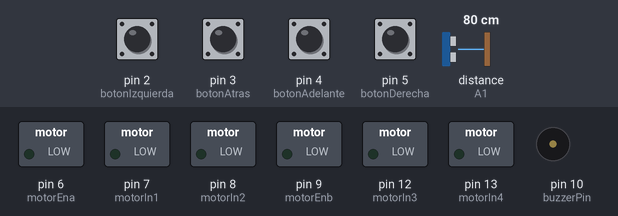
This sketch was run on a simulated Arduino Uno, built with avr-gcc and run on an emulated ATmega328P. Parts: switched loads named in the sketch (green lamp = pin HIGH), buzzer (waves = sounding). Wiring (inferred from the names in the program): ultrasonic range finder: trigger A0; echo A1. The test bench sets the inputs (shaded band); at power-on: pin 2 (botonIzquierda), pin 3 (botonAtras), pin 4 (botonAdelante), pin 5 (botonDerecha) LOW, distance to the obstacle (sensor on A1) 80 cm. The echo pulse lasts 58.3 µs per cm; pins used as bus, display or sensor lines are not drawn.

Above: at 1.2 s.
1.3 s: distance to the obstacle (sensor on A1) set to 56 cm
2.8 s: distance to the obstacle (sensor on A1) set to 47 cm
At 3.05 s:
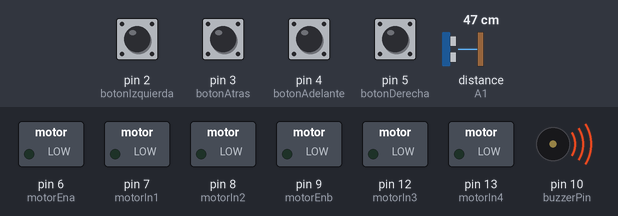
5.8 s: pin 2 (botonIzquierda) pulled HIGH for 0.15 s
At 5.88 s:
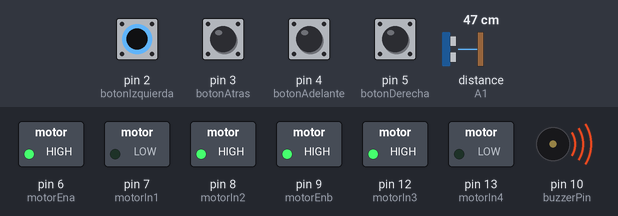
8.8 s: pin 3 (botonAtras) pulled HIGH for 0.15 s
At 9.59 s:
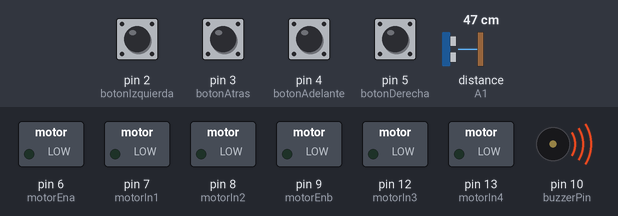
11.8 s: pin 4 (botonAdelante) pulled HIGH for 0.15 s
At 11.88 s:
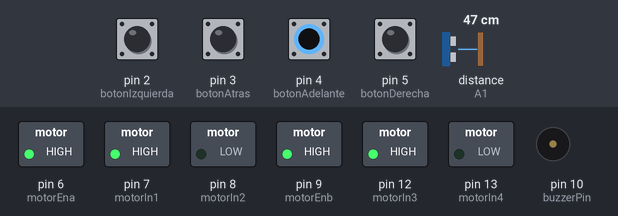
14.8 s: pin 5 (botonDerecha) pulled HIGH for 0.15 s
At 14.88 s:
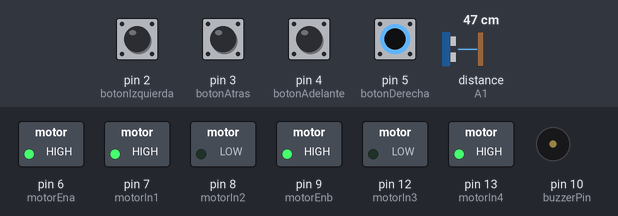
Timing chart, 0 to 18.8 s (numbered marks = the images above; inputs shaded):
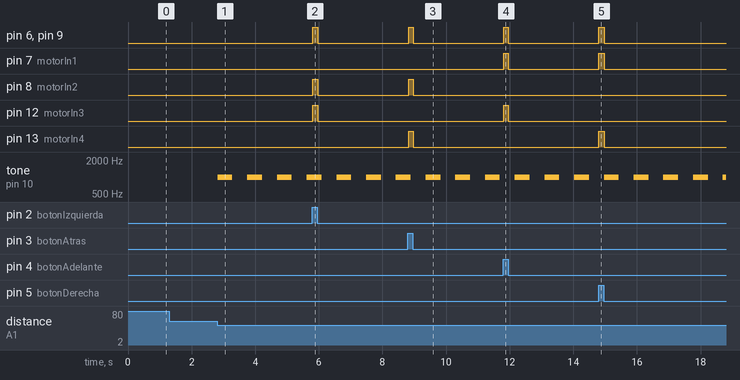

The sketch:

proyecto2_V2.ino
```cpp
// --- PINES DE LOS BOTONES ---
int botonIzquierda = 2;
int botonAtras = 3;
int botonAdelante = 4;
int botonDerecha = 5;

// --- MOTORES LADO IZQUIERDO (Canal 1) ---
int motorEna = 6; // Control de velocidad Izquierda (PWM)
int motorIn1 = 7; // Control de dirección Izquierda 1
int motorIn2 = 8; // Control de dirección Izquierda 2

// --- MOTORES LADO DERECHO (Canal 2) ---
int motorEnb = 9;  // Control de velocidad Derecha (PWM)
int motorIn3 = 12; // Control de dirección Derecha 1
int motorIn4 = 13; // Control de dirección Derecha 2

// --- PINES SENSOR ULTRASÓNICO Y BUZZER ---
const int buzzerPin = 10; // BUZZER
const int trigPin = A0;   // TRIG
const int echoPin = A1;   // ECHO

// Velocidad base de los motores (0 a 255)
int velocidad = 255;

// Variables para el control del buzzer
unsigned long tiempoAnteriorBuzzer = 0;
bool estadoBuzzer = false;

void setup() {
  pinMode(botonIzquierda, INPUT);
  pinMode(botonAtras, INPUT);
  pinMode(botonAdelante, INPUT);
  pinMode(botonDerecha, INPUT);

  pinMode(motorEna, OUTPUT);
  pinMode(motorIn1, OUTPUT);
  pinMode(motorIn2, OUTPUT);

  pinMode(motorEnb, OUTPUT);
  pinMode(motorIn3, OUTPUT);
  pinMode(motorIn4, OUTPUT);

  // Configurar pines del Sensor y Buzzer
  pinMode(trigPin, OUTPUT);
  pinMode(echoPin, INPUT);
  pinMode(buzzerPin, OUTPUT);

  // Iniciar con todos los motores y el buzzer apagados
  digitalWrite(motorIn1, LOW);
  digitalWrite(motorIn2, LOW);
  analogWrite(motorEna, 0);

  digitalWrite(motorIn3, LOW);
  digitalWrite(motorIn4, LOW);
  analogWrite(motorEnb, 0);

  noTone(buzzerPin);
}

void loop() {

  long duracion;
  int distancia;

  digitalWrite(trigPin, LOW);
  delayMicroseconds(2);
  digitalWrite(trigPin, HIGH);
  delayMicroseconds(10);
  digitalWrite(trigPin, LOW);

  duracion = pulseIn(echoPin, HIGH, 30000);

  if (duracion == 0) {
    distancia = 100;
  } else {
    distancia = duracion * 0.034 / 2;
  }

//--------------------------------------------------------------------------
  unsigned long tiempoActual = millis();

  if (distancia > 0 && distancia <= 10) {
    tone(buzzerPin, 1000);
  }
  else if (distancia > 10 && distancia <= 50) {
    int intervaloBuzzer = map(distancia, 10, 50, 50, 500);

    if (tiempoActual - tiempoAnteriorBuzzer >= intervaloBuzzer) {
      tiempoAnteriorBuzzer = tiempoActual;
      estadoBuzzer = !estadoBuzzer;

      if (estadoBuzzer) {
        tone(buzzerPin, 1000);
      } else {
        noTone(buzzerPin);
      }
    }
  }
  else {
    noTone(buzzerPin);
    estadoBuzzer = false;
  }

// ----------------------------------------------------------------------------
  bool estadoIzquierda = digitalRead(botonIzquierda);
  bool estadoAtras     = digitalRead(botonAtras);
  bool estadoAdelante  = digitalRead(botonAdelante);
  bool estadoDerecha   = digitalRead(botonDerecha);

  if (estadoAdelante == HIGH) {
    digitalWrite(motorIn1, HIGH);
    digitalWrite(motorIn2, LOW);
    analogWrite(motorEna, velocidad);

    digitalWrite(motorIn3, HIGH);
    digitalWrite(motorIn4, LOW);
    analogWrite(motorEnb, velocidad);
  }
  else if (estadoAtras == HIGH) {
    digitalWrite(motorIn1, LOW);
    digitalWrite(motorIn2, HIGH);
    analogWrite(motorEna, velocidad);

    digitalWrite(motorIn3, LOW);
    digitalWrite(motorIn4, HIGH);
    analogWrite(motorEnb, velocidad);
  }
  else if (estadoIzquierda == HIGH) {
    digitalWrite(motorIn1, LOW);
    digitalWrite(motorIn2, HIGH);
    analogWrite(motorEna, velocidad);

    digitalWrite(motorIn3, HIGH);
    digitalWrite(motorIn4, LOW);
    analogWrite(motorEnb, velocidad);
  }
  else if (estadoDerecha == HIGH) {
    digitalWrite(motorIn1, HIGH);
    digitalWrite(motorIn2, LOW);
    analogWrite(motorEna, velocidad);

    digitalWrite(motorIn3, LOW);
    digitalWrite(motorIn4, HIGH);
    analogWrite(motorEnb, velocidad);
  }
  else {
    digitalWrite(motorIn1, LOW);
    digitalWrite(motorIn2, LOW);
    analogWrite(motorEna, 0);

    digitalWrite(motorIn3, LOW);
    digitalWrite(motorIn4, LOW);
    analogWrite(motorEnb, 0);
  }

  delay(20);
}
```

Measured:
- the behaviour switches between 52 and 51 cm on distance to the obstacle (sensor on A1) (found by bisection; images 0 and 1)
- after the input at 1.3 s, every drawn part: stays the same
- after the input at 2.8 s, tone on pin 10 (buzzerPin): alternates 1000 Hz for 0.47 s and silent for 0.47 s, starting at once
- after the input at 5.8 s, pin 6 (motorEna), pin 8 (motorIn2), pin 9 (motorEnb), pin 12 (motorIn3): LOW → HIGH at once, → LOW 0.16 s later
- after the input at 8.8 s, pin 6 (motorEna), pin 8 (motorIn2), pin 9 (motorEnb), pin 13 (motorIn4): LOW → HIGH at once, → LOW 0.14 s later
- after the input at 11.8 s, pin 6 (motorEna), pin 7 (motorIn1), pin 9 (motorEnb), pin 12 (motorIn3): LOW → HIGH at once, → LOW 0.14 s later
- after the input at 14.8 s, pin 6 (motorEna), pin 7 (motorIn1), pin 9 (motorEnb), pin 13 (motorIn4): LOW → HIGH at once, → LOW 0.16 s later
